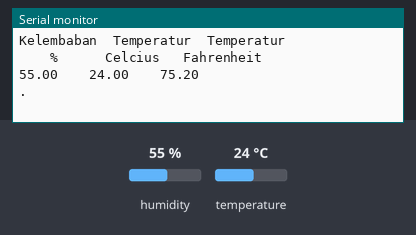
Bench run of a sketch on a simulated Arduino Mega 2560, built with avr-gcc and run on an emulated ATmega2560. Parts: the last lines printed to the serial monitor. Inputs (shaded band) come from the test bench; at power-on: humidity 55 %, temperature 24 °C.

Above: at 5.8 s.
5.9 s: humidity set to 22 %
At 10.7 s:
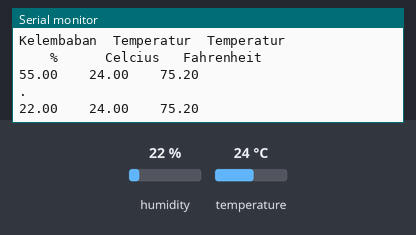
11.9 s: temperature set to 12 °C
At 16.1 s:
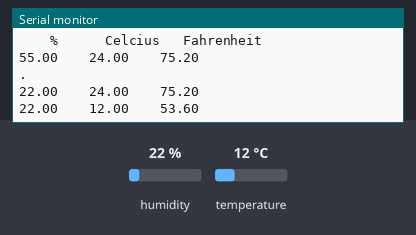
17.9 s: humidity set to 40 %
At 21.5 s:
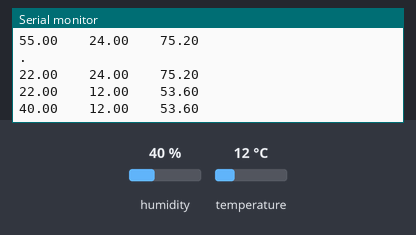
Timing chart, 0 to 23.0 s (numbered marks = the images above; inputs shaded):
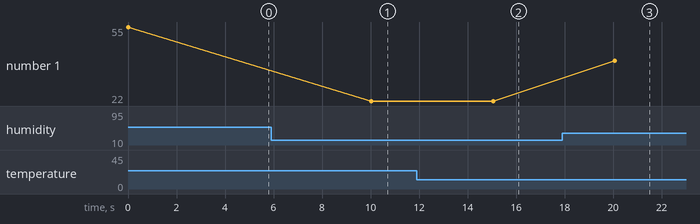

The sketch:

sketch_aug24a.ino
```cpp
#include "DHTesp.h"
long suhu,suhu_lama, kelembapan, kelembapan_lama,sama,i =0;
String kalimat, kalimat_lama;
DHTesp dht;
int dhtPin = 23;
void setup()
{
  Serial.begin(115200);

  dht.setup(dhtPin, DHTesp::DHT11);
}

void loop()
{
  if (i%5==0){
    Serial.println("");
    Serial.println("Kelembaban\tTemperatur\tTemperatur");
    Serial.println("    %  \t\tCelcius \tFahrenheit");
  }

  i=i+1;
  TempAndHumidity newValues = dht.getTempAndHumidity();
  kalimat =(String(newValues.humidity)+"\t" +"\t" + String(newValues.temperature)+"\t" +"\t" + String(newValues.temperature*9/5+32));

  if(kalimat_lama== kalimat){
    if(sama==0){
      Serial.println("");
    }
    if(sama<20) {
      Serial.print(".");}
    sama=sama+1;

  } else{
    Serial.println("");
    Serial.print(kalimat);
    sama=0;
  }
  kalimat_lama= kalimat;

  delay(5000);

}
```

Measured:
- after the input at 5.9 s, the serial monitor: prints a new line after 4.1 s (image 1)
- after the input at 11.9 s, the serial monitor: prints a new line after 3.1 s (image 2)
- after the input at 17.9 s, the serial monitor: prints a new line after 2.2 s (image 3)
- plotted number 1: 55 → 22 after the input at 5.9 s, 22 → 40 after the input at 17.9 s
